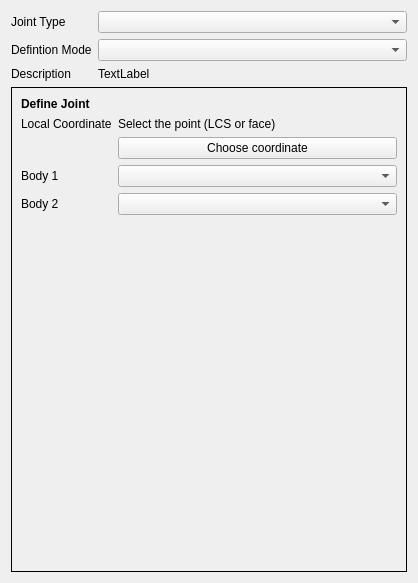
<?xml version="1.0" encoding="UTF-8"?>
<ui version="4.0">
 <class>Form</class>
 <widget class="QWidget" name="Form">
  <property name="geometry">
   <rect>
    <x>0</x>
    <y>0</y>
    <width>418</width>
    <height>583</height>
   </rect>
  </property>
  <property name="windowTitle">
   <string>Form</string>
  </property>
  <layout class="QVBoxLayout" name="verticalLayout">
   <item>
    <layout class="QGridLayout" name="gridLayout">
     <item row="2" column="1">
      <widget class="QLabel" name="helperText">
       <property name="sizePolicy">
        <sizepolicy hsizetype="Expanding" vsizetype="Preferred">
         <horstretch>0</horstretch>
         <verstretch>0</verstretch>
        </sizepolicy>
       </property>
       <property name="text">
        <string>TextLabel</string>
       </property>
       <property name="wordWrap">
        <bool>true</bool>
       </property>
      </widget>
     </item>
     <item row="0" column="1">
      <widget class="QComboBox" name="jointType">
       <property name="sizePolicy">
        <sizepolicy hsizetype="Expanding" vsizetype="Fixed">
         <horstretch>0</horstretch>
         <verstretch>0</verstretch>
        </sizepolicy>
       </property>
      </widget>
     </item>
     <item row="1" column="1">
      <widget class="QComboBox" name="definitionMode">
       <property name="sizePolicy">
        <sizepolicy hsizetype="Expanding" vsizetype="Fixed">
         <horstretch>0</horstretch>
         <verstretch>0</verstretch>
        </sizepolicy>
       </property>
      </widget>
     </item>
     <item row="2" column="0">
      <widget class="QLabel" name="label_3">
       <property name="text">
        <string>Description</string>
       </property>
      </widget>
     </item>
     <item row="1" column="0">
      <widget class="QLabel" name="label_2">
       <property name="text">
        <string>Defintion Mode</string>
       </property>
      </widget>
     </item>
     <item row="0" column="0">
      <widget class="QLabel" name="label">
       <property name="text">
        <string>Joint Type</string>
       </property>
      </widget>
     </item>
    </layout>
   </item>
   <item>
    <widget class="QStackedWidget" name="definitionWidget">
     <property name="frameShape">
      <enum>QFrame::Panel</enum>
     </property>
     <property name="currentIndex">
      <number>0</number>
     </property>
     <widget class="QWidget" name="point2BodiesPage">
      <layout class="QFormLayout" name="formLayout">
       <item row="2" column="0">
        <widget class="QLabel" name="label_4">
         <property name="sizePolicy">
          <sizepolicy hsizetype="Expanding" vsizetype="Preferred">
           <horstretch>0</horstretch>
           <verstretch>0</verstretch>
          </sizepolicy>
         </property>
         <property name="text">
          <string>Local Coordinate</string>
         </property>
        </widget>
       </item>
       <item row="2" column="1">
        <widget class="QLabel" name="LCSObjectReference">
         <property name="sizePolicy">
          <sizepolicy hsizetype="Expanding" vsizetype="Preferred">
           <horstretch>0</horstretch>
           <verstretch>0</verstretch>
          </sizepolicy>
         </property>
         <property name="text">
          <string>Select the point (LCS or face)</string>
         </property>
        </widget>
       </item>
       <item row="3" column="1">
        <widget class="QPushButton" name="chooseCoordinateButton">
         <property name="text">
          <string>Choose coordinate</string>
         </property>
        </widget>
       </item>
       <item row="4" column="0">
        <widget class="QLabel" name="label_5">
         <property name="text">
          <string>Body 1</string>
         </property>
        </widget>
       </item>
       <item row="4" column="1">
        <widget class="QComboBox" name="LCSBody1">
         <property name="sizePolicy">
          <sizepolicy hsizetype="Expanding" vsizetype="Fixed">
           <horstretch>0</horstretch>
           <verstretch>0</verstretch>
          </sizepolicy>
         </property>
        </widget>
       </item>
       <item row="5" column="0">
        <widget class="QLabel" name="label_6">
         <property name="text">
          <string>Body 2</string>
         </property>
        </widget>
       </item>
       <item row="5" column="1">
        <widget class="QComboBox" name="LCSBody2">
         <property name="sizePolicy">
          <sizepolicy hsizetype="Expanding" vsizetype="Fixed">
           <horstretch>0</horstretch>
           <verstretch>0</verstretch>
          </sizepolicy>
         </property>
        </widget>
       </item>
       <item row="1" column="0" colspan="2">
        <widget class="QLabel" name="label_7">
         <property name="font">
          <font>
           <weight>75</weight>
           <bold>true</bold>
          </font>
         </property>
         <property name="text">
          <string>Define Joint</string>
         </property>
        </widget>
       </item>
      </layout>
     </widget>
     <widget class="QWidget" name="page_2">
      <layout class="QFormLayout" name="formLayout_2">
       <item row="0" column="0" colspan="2">
        <widget class="QLabel" name="label_8">
         <property name="sizePolicy">
          <sizepolicy hsizetype="Expanding" vsizetype="Preferred">
           <horstretch>0</horstretch>
           <verstretch>0</verstretch>
          </sizepolicy>
         </property>
         <property name="font">
          <font>
           <weight>75</weight>
           <bold>true</bold>
          </font>
         </property>
         <property name="text">
          <string>Define Joint</string>
         </property>
        </widget>
       </item>
       <item row="1" column="0" colspan="2">
        <widget class="QLabel" name="label_9">
         <property name="sizePolicy">
          <sizepolicy hsizetype="Expanding" vsizetype="Preferred">
           <horstretch>0</horstretch>
           <verstretch>0</verstretch>
          </sizepolicy>
         </property>
         <property name="text">
          <string>Joint definition mode not yet implemented.</string>
         </property>
        </widget>
       </item>
      </layout>
     </widget>
    </widget>
   </item>
  </layout>
 </widget>
 <resources/>
 <connections/>
</ui>
